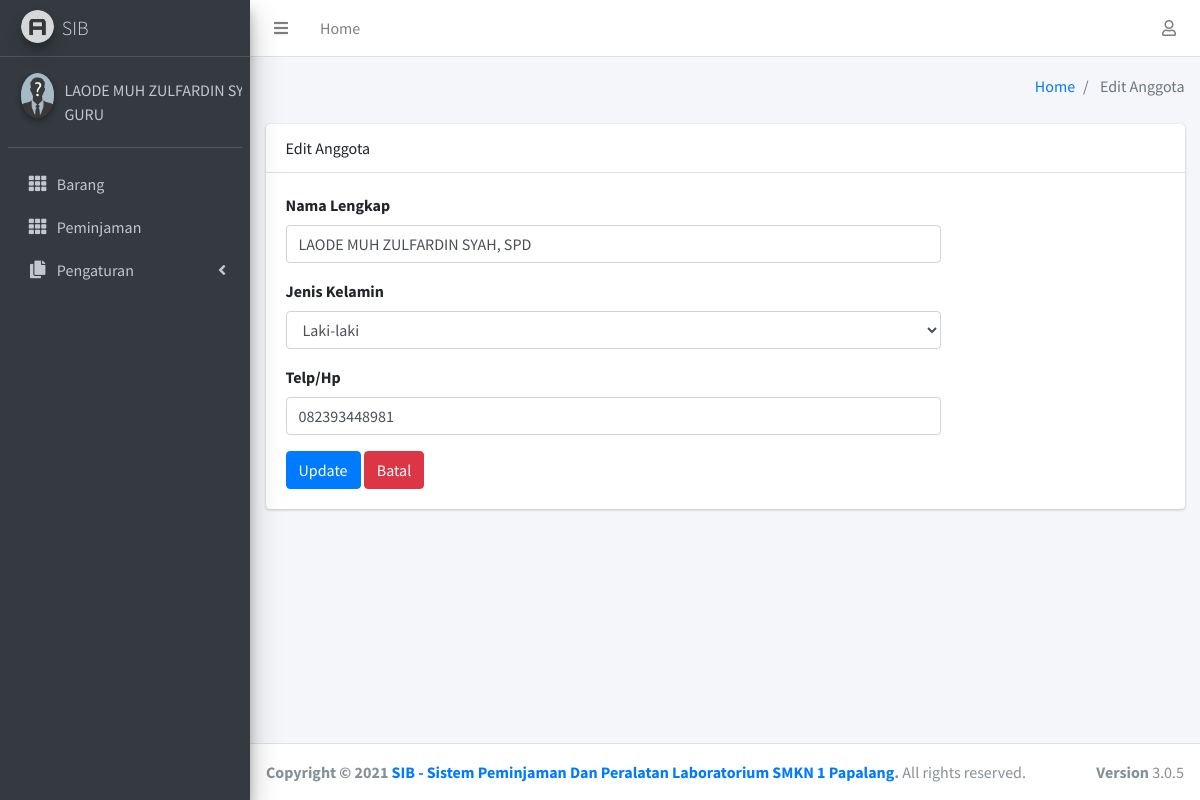
The page /dashboard/editanggota?id=3 (signed in) on the database its author committed.
### tables this page shows
CREATE TABLE `anggota` (
  `id_anggota` int(11) NOT NULL,
  `namalengkap` varchar(100) NOT NULL,
  `username` varchar(100) NOT NULL,
  `password` varchar(500) NOT NULL,
  `gender` varchar(100) NOT NULL,
  `telp` varchar(100) NOT NULL,
  `gambar` varchar(500) NOT NULL
);

### dashboard/editanggota.php (the view, shortened to what this page needs)
<?php
include "global_header.php"; ?>
<div class="content">
    <div class="container-fluid">
        <div class="row">
            <div class="col-lg-12">
                <div class="card">
                    <div class="card-header">Edit Anggota</div>
                    <div class="card-body">
                        <?php
                    $query = $koneksi->query("SELECT * FROM anggota WHERE id_anggota = '$_GET[id]'");
                    if(is_array($query) || is_object($query)){
                    foreach ($query as $data) {
                    ?>
                        <form action="proseseditanggota.php?id=<?= $_GET['id'];?>" method="post"
                            enctype="multipart/form-data">
                            <div class="row">
                                <div class="col-md-9">
                                    <div class="form-group">
                                        <label>Nama Lengkap</label>
                                        <input class="form-control" name="namalengkap" id="namalengkap" type="text"
                                            onkeyup="this.value = this.value.toUpperCase()"
                                            value="<?= $data['namalengkap']; ?>">
                                    </div>
                                    <div class="form-group">
                                        <label>Jenis Kelamin</label>
                                        <select name="gender" id="gender" class="form-control">
                                            <option value="Laki-laki"
                                                <?php if($data['gender'] == 'Laki-laki'){echo 'selected';} ?>>Laki-laki
                                            </option>
                                        </select>
                                    </div>
                                    <div class="form-group">
                                        <label>Telp/Hp</label>
                                        <input class="form-control" name="telp" id="telp" type="text" value="<?= $data['telp'];?>">
                                    </div>
                                    <input class="btn btn-primary" name="tambah" type="submit" value="Update">
                                    <input class="btn btn-danger" id="reset" type="reset" value="Batal"
                                        onclick="self.history.back()">
                                </div>
                            </div>
                        </form>
                        <?php }} ?>
                    </div>
                </div>
            </div>
        </div>
    </div>
</div>
</div>
<?php include "global_footer.php"; ?>

### rows shown on the page
anggota: namalengkap "LAODE MUH ZULFARDIN SYAH, SPD", gender "Laki-laki", telp "082393448981"

### other values the page prints
$_SESSION['nama_lengkap'] "LAODE MUH ZULFARDIN…"
$_SESSION['level'] "GURU"
$halaman "Edit Anggota"
